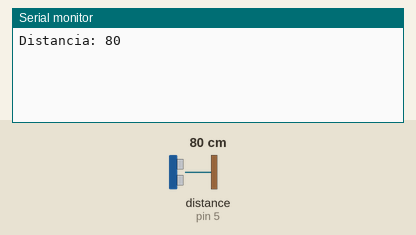
Bench run of a sketch on a simulated Arduino Uno, built with avr-gcc and run on an emulated ATmega328P. Shown: the last lines printed to the serial monitor. Wiring (inferred from the names in the program): ultrasonic range finder: trigger pin 6; echo pin 5. The inputs (shaded band) are chosen by the test bench; at power-on: distance to the obstacle (sensor on pin 5) 80 cm. The echo pulse lasts 58.3 µs per cm.

Above: at 2.8 s.
2.9 s: distance to the obstacle (sensor on pin 5) set to 2 cm
At 4.8 s:
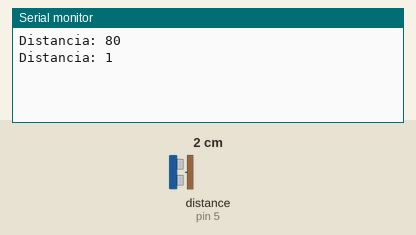
5.0 s: distance to the obstacle (sensor on pin 5) set to 299 cm
At 8.5 s:
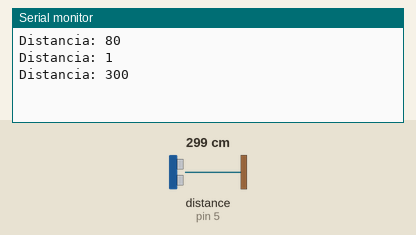
Timing chart, 0 to 10.0 s (numbered marks = the images above; inputs shaded):
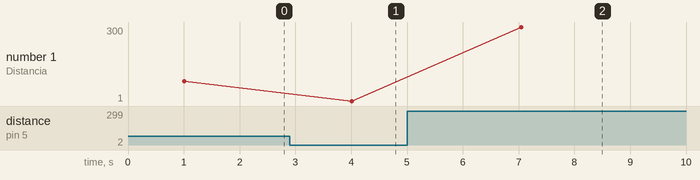

The sketch:

Sensor_distancia.ino
```cpp
//DECLARA PUERTOS
#define LED PC4
const int EchoPin = 5;
const int TriggerPin = 6;

void setup() {
   Serial.begin(9600);
   pinMode(TriggerPin, OUTPUT);
   pinMode(EchoPin, INPUT);
}

void loop() {
   int cm = ping(TriggerPin, EchoPin);
   Serial.print("Distancia: ");
   Serial.println(cm);
   delay(1000);
   ping(TriggerPin,EchoPin);
}

int ping(int TriggerPin, int EchoPin) {
   long duration, distanceCm;

   digitalWrite(TriggerPin, LOW);
   delayMicroseconds(4);
   digitalWrite(TriggerPin, HIGH);
   delayMicroseconds(10);
   digitalWrite(TriggerPin, LOW);

   duration = pulseIn(EchoPin, HIGH);

   distanceCm = duration * 10 / 290/ 2;
   //SI LA DISTANCIA REGISTRADA ESTA ENTRE 21 Y 40 EL LED PARPADEA
   if(distanceCm <=40 && distanceCm>=21){
    digitalWrite(PC4,HIGH);
    delay(10);
    digitalWrite(PC4,LOW);
    delay(10);
    //Y SI LA DISTANCIA ES MENOR O IGUAL A 20 QUEDA ENCENDIDO
   }else if(distanceCm<=20){
    digitalWrite(PC4,HIGH);
    delay(1000);
   }
   //Y SI NO SE CUMPLE NINGUNA EL LED SE APAGA
   else{
    digitalWrite(PC4,LOW);
    delay(1000);
   }
   return distanceCm;
}
```

Measured:
- after the input at 2.9 s, the serial monitor: prints a new line after 1.1 s (image 1)
- after the input at 5.0 s, the serial monitor: prints a new line after 2.0 s (image 2)
- plotted number 1: 80 → 1 after the input at 2.9 s, 1 → 300 after the input at 5.0 s
